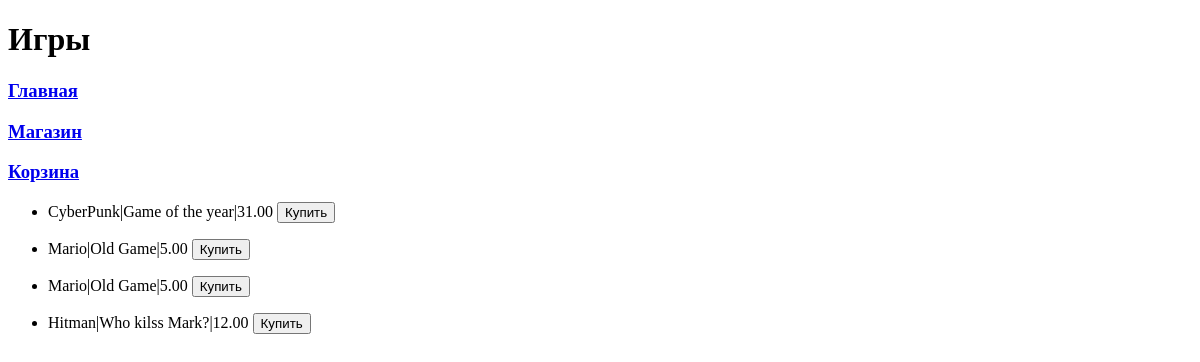
The page /platform/games/ on the database as committed earlier.
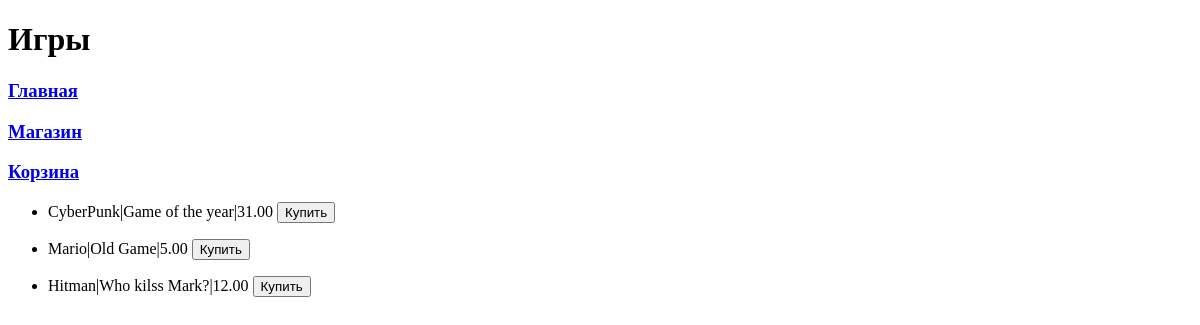
The same page on the database as committed later.
### task1/models.py (models this page shows, shortened)
class Game(models.Model):
    title = models.CharField(max_length=100)
    cost = models.DecimalField(max_digits=10000,decimal_places=10)
    size = models.DecimalField(max_digits=10000,decimal_places=10)
    description = models.TextField()
    age_limited = models.BooleanField(default=False)
    buyer = models.ManyToManyField(Buyer, related_name='games')

### task1/views.py (the view)
# urls.py: path('platform/games/', games_templates),
def games_templates(request):
    Games=Game.objects.all()
    data = {
        'Games':Games,
    }
    return render(request, 'games.html', context=data)

### templates/games.html
{% extends "menu.html" %}
{% block pagename %} <h1> Игры </h1> {% endblock  %}
{% block menu %}
     {{block.super}}
{% endblock  %}
{% block content %}
{% for b in Games %}
 <ul>
        <li>{{ b.title}}|{{b.description}}|{{b.cost|floatformat:2}}   <button>     Купить</button></li>
    </ul>
{% endfor %}
{% endblock  %}

Rows that differ between the two databases and show on the page:
removed Game: title "Mario", description "Old Game", cost "5.00"
